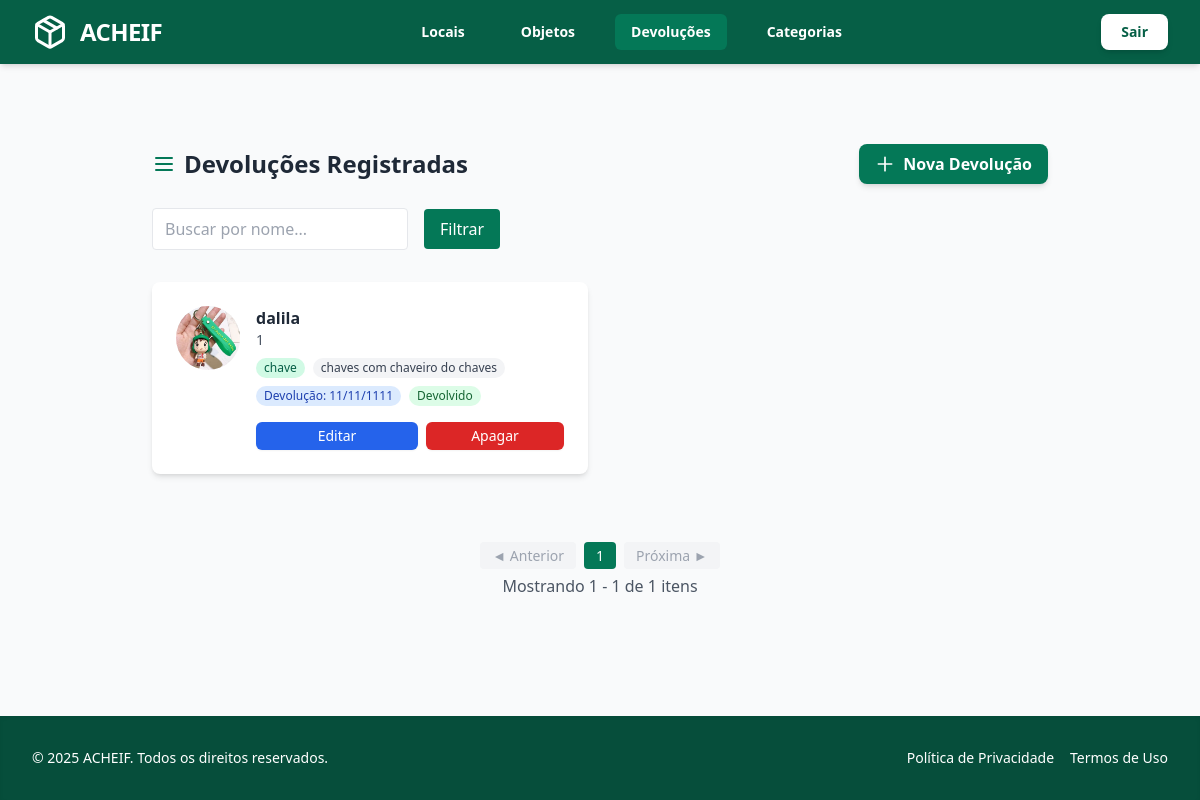
The page /devolucao/ on the database as committed earlier.
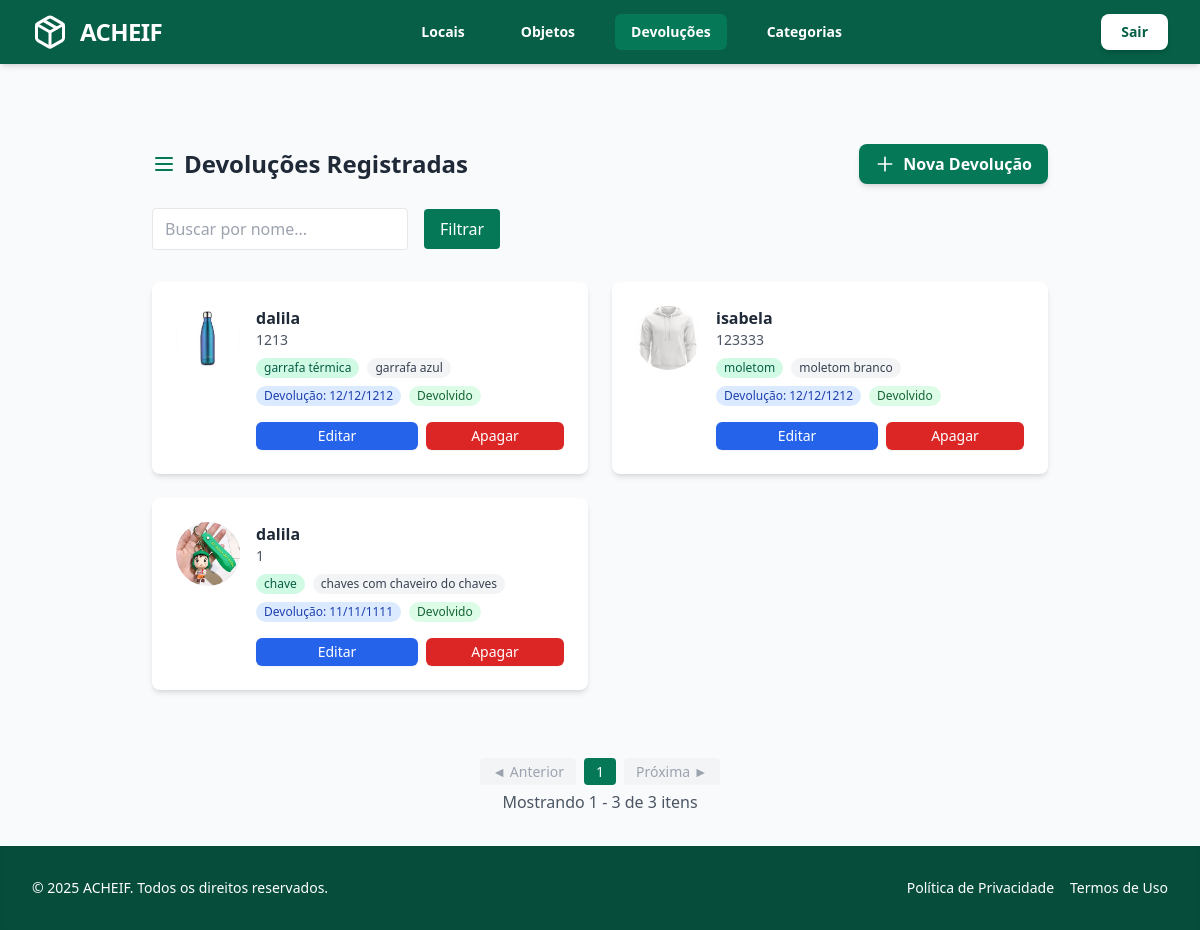
The same page on the database as committed later.
### objetos/models.py (models this page shows, shortened)
class Devolucao(models.Model):
    objeto = models.OneToOneField( Objeto, on_delete=models.CASCADE, related_name="devolucao" )
    nome_resgate = models.CharField(max_length=100)
    cpf_resgate = models.CharField(max_length=14)
    data_devolucao = models.DateField()

class Objeto(models.Model):
    STATUS_CHOICES = [
        ('aguardando', 'Aguardando Devolução'),
        ('devolvido', 'Devolvido'),
    ]
    tipo = models.CharField(max_length=100)
    descricao = models.TextField()
    foto = models.ImageField(upload_to='objetos_fotos/', null=True, blank=True)  # novo campo
    data_achado = models.DateField()
    local_achado = models.CharField(max_length=100)
    categoria = models.ForeignKey(
        Categoria, on_delete=models.SET_NULL, null=True, blank=True, related_name="objetos"
    )
    status = models.CharField(max_length=20, choices=STATUS_CHOICES, default='aguardando')

### objetos/views.py (the view)
# urls.py: path('devolucao/', views.listar_devolucao, name='listar_devolucao'),
def listar_devolucao(request):
    devolucoes = Devolucao.objects.select_related('objeto').all().order_by('-data_devolucao')
    busca = request.GET.get('busca', '')
    status = request.GET.get('status', '')
    if busca:
        devolucoes = devolucoes.filter(nome_resgate__icontains=busca)
    if status:
        if status == 'pendente':
            devolucoes = devolucoes.filter(objeto__status='aguardando')
        elif status == 'devolvido':
            devolucoes = devolucoes.filter(objeto__status='devolvido')
    paginator = Paginator(devolucoes, 10)  # 9 por página
    page_number = request.GET.get('page')
    page_obj = paginator.get_page(page_number)
    return render(request, 'objetos/devolucao/listar_devolucao.html', {
        'devolucoes': page_obj,  # aqui devolucoes = page_obj
        'page_obj': page_obj,
        'busca': busca,
        'status': status,
    })

### objetos/templates/objetos/devolucao/listar_devolucao.html (shortened to what this page needs)
{% extends 'base.html' %}
{% load widget_tweaks %}
{% block active_devolucoes %}bg-emerald-700 text-white{% endblock %}
{% block content %}
<div class="max-w-7xl mx-auto px-4 sm:px-6 lg:px-8 py-12">
    <div class="flex justify-between items-center mb-6">
        <h1 class="text-2xl font-bold text-gray-800 flex items-center gap-2">
            <svg xmlns="http://www.w3.org/2000/svg" class="h-6 w-6 text-emerald-700" fill="none" viewBox="0 0 24 24" stroke="currentColor">
              <path stroke-linecap="round" stroke-linejoin="round" stroke-width="2" d="M4 6h16M4 12h16M4 18h16"/>
            </svg>
            Devoluções Registradas
        </h1>
        <a href="{% url 'objetos:criar_devolucao' %}"
           class="inline-flex items-center gap-2 bg-emerald-700 hover:bg-emerald-800 text-white px-4 py-2 rounded-lg shadow-md transition font-semibold">
           <svg xmlns="http://www.w3.org/2000/svg" class="h-5 w-5" fill="none" viewBox="0 0 24 24" stroke="currentColor">
             <path stroke-linecap="round" stroke-linejoin="round" stroke-width="2" d="M12 4v16m8-8H4"/>
           </svg>
           Nova Devolução
        </a>
    </div>
    <form method="GET" class="flex flex-wrap gap-4 mb-8 items-center">
        <input type="text" name="busca" placeholder="Buscar por nome..."
               value="{{ busca }}"
               class="border rounded px-3 py-2 w-64 focus:ring-2 focus:ring-emerald-500 focus:outline-none">
        <button type="submit"
            class="bg-emerald-700 text-white px-4 py-2 rounded hover:bg-emerald-800 transition">
            Filtrar
        </button>
    </form>
    <div class="grid grid-cols-1 md:grid-cols-2 gap-6">
        {% for dev in devolucoes %}
        <div class="bg-white rounded-lg shadow-md hover:shadow-lg transition p-6 flex gap-4">
            <div class="w-16 h-16 rounded-full overflow-hidden flex-shrink-0 bg-gray-100 flex items-center justify-center">
                {% if dev.objeto.foto %}
                    <img src="{{ dev.objeto.foto.url }}" alt="Foto de {{ dev.objeto.tipo }}" class="w-full h-full object-cover">
                {% else %}
                    <span class="text-gray-400 text-xs">Sem foto</span>
                {% endif %}
            </div>
            <div class="flex-1 flex flex-col justify-between">
                <div>
                    <h3 class="text-md font-semibold text-gray-800">{{ dev.nome_resgate }}</h3>
                    <p class="text-sm text-gray-600">{{ dev.cpf_resgate }}</p>
                    <div class="mt-2 flex flex-wrap gap-2 text-xs text-gray-700">
                        <span class="bg-emerald-100 text-emerald-800 px-2 py-0.5 rounded-full">{{ dev.objeto.tipo }}</span>
                        <span class="bg-gray-100 px-2 py-0.5 rounded-full">{{ dev.objeto.descricao|truncatechars:50 }}</span>
                        <span class="bg-blue-100 text-blue-800 px-2 py-0.5 rounded-full">Devolução: {{ dev.data_devolucao|date:"d/m/Y" }}</span>
                        {% if dev.objeto.status == 'devolvido' %}
                            <span class="bg-green-100 text-green-800 px-2 py-0.5 rounded-full">Devolvido</span>
                        {% else %}
                            <span class="bg-yellow-100 text-yellow-800 px-2 py-0.5 rounded-full">Pendente</span>
                        {% endif %}
                    </div>
                </div>
                <div class="mt-4 flex gap-2">
                    <a href="{% url 'objetos:editar_devolucao' dev.id %}"
                       class="flex-1 bg-blue-600 hover:bg-blue-700 text-white px-3 py-1 rounded-md shadow-sm text-sm transition text-center">
                        Editar
                    </a>
                    <form method="post" action="{% url 'objetos:apagar_devolucao' dev.id %}" class="flex-1">
                        <button type="submit"
                                class="w-full bg-red-600 hover:bg-red-700 text-white px-3 py-1 rounded-md shadow-sm text-sm transition"
                                onclick="return confirm('Tem certeza que deseja apagar esta devolução?');">
                            Apagar
                        </button>
                    </form>
                </div>
            </div>
        </div>
        {% empty %}
        <p class="col-span-full text-center text-gray-500 mt-10">Nenhuma devolução registrada.</p>
        {% endfor %}
    </div>
</div>
    {% include "includes/pagination.html" with page_obj=page_obj categoria_id=categoria_id local_achado=local_achado %}
{% endblock %}

### templates/base.html (shortened to what this page needs)
{% load static %}
<!DOCTYPE html>
<html lang="pt-BR">
<head>
    <script src="https://cdn.tailwindcss.com"></script>
    <link rel="stylesheet" href="{% static 'css/style.css' %}">
</head>
<body class="min-h-screen flex flex-col bg-gray-50 font-sans">
    <header class="bg-emerald-800 text-white shadow-md sticky top-0 z-50">
        <div class="max-w-7xl mx-auto px-4 sm:px-6 lg:px-8">
            <div class="flex items-center justify-between h-16">
                <a href="{% url 'objetos:dashboard' %}" class="flex items-center gap-3 hover:opacity-90 transition">
                    <h1 class="text-2xl font-extrabold tracking-tight text-white">ACHEIF</h1>
                </a>
                <nav class="hidden md:flex items-center space-x-6">
                    <a href="{% url 'objetos:listar_locais' %}"
                       class="px-4 py-2 rounded-md text-sm font-semibold {% block active_locais %}{% endblock %} hover:bg-emerald-700 hover:text-white transition">Locais</a>
                    <a href="{% url 'objetos:listar_objetos' %}"
                       class="px-4 py-2 rounded-md text-sm font-semibold {% block active_objetos %}{% endblock %} hover:bg-emerald-700 hover:text-white transition">Objetos</a>
                    <a href="{% url 'objetos:listar_devolucao' %}"
                       class="px-4 py-2 rounded-md text-sm font-semibold {% block active_devolucoes %}{% endblock %} hover:bg-emerald-700 hover:text-white transition">Devoluções</a>
                    <a href="{% url 'objetos:listar_categorias' %}"
                       class="px-4 py-2 rounded-md text-sm font-semibold {% block active_categorias %}{% endblock %} hover:bg-emerald-700 hover:text-white transition">Categorias</a>
                </nav>
                <form method="post" action="{% url 'logout' %}">
                    <button type="submit" class="bg-white text-emerald-800 font-bold px-5 py-2 rounded-lg shadow-md hover:bg-gray-100 transition text-sm">
                        Sair
                    </button>
                </form>
            </div>
        </div>
    </header>
    <main class="flex-1 container mx-auto px-4 sm:px-6 lg:px-8 py-8">
        {% block content %}{% endblock %}
    </main>
    <footer class="bg-emerald-900 text-white py-8 mt-auto shadow-inner">
        <div class="max-w-7xl mx-auto px-4 sm:px-6 lg:px-8 flex flex-col md:flex-row justify-between items-center gap-4">
            <p class="text-sm">&copy; {% now "Y" %} ACHEIF. Todos os direitos reservados.</p>
            <div class="flex gap-4">
                <a href="#" class="hover:text-gray-300 transition text-sm font-medium">Política de Privacidade</a>
                <a href="#" class="hover:text-gray-300 transition text-sm font-medium">Termos de Uso</a>
            </div>
        </div>
    </footer>
</body>
</html>

### templates/includes/pagination.html (shortened to what this page needs)
<nav class="mt-6">
    <ul class="flex space-x-2 justify-center items-center text-sm">
        <li>
            {% if page_obj.has_previous %}
                <a href="?{% if cleaned_query %}{{ cleaned_query }}&{% endif %}page={{ page_obj.previous_page_number }}"
                   class="px-3 py-1 bg-gray-200 hover:bg-gray-300 rounded">
                    ◄ Anterior
                </a>
            {% else %}
                <span class="px-3 py-1 bg-gray-100 text-gray-400 rounded cursor-not-allowed">
                    ◄ Anterior
                </span>
            {% endif %}
        </li>
        {% for num in page_obj.paginator.page_range %}
        <li>
            <a href="?{% if cleaned_query %}{{ cleaned_query }}&{% endif %}page={{ num }}"
               class="px-3 py-1 rounded
               {% if page_obj.number == num %}
                    bg-emerald-700 text-white
               {% else %}
                    bg-gray-200 hover:bg-gray-300
               {% endif %}">
                {{ num }}
            </a>
        </li>
        {% endfor %}
        <li>
            {% if page_obj.has_next %}
                <a href="?{% if cleaned_query %}{{ cleaned_query }}&{% endif %}page={{ page_obj.next_page_number }}"
                   class="px-3 py-1 bg-gray-200 hover:bg-gray-300 rounded">
                    Próxima ►
                </a>
            {% else %}
                <span class="px-3 py-1 bg-gray-100 text-gray-400 rounded cursor-not-allowed">
                    Próxima ►
                </span>
            {% endif %}
        </li>
    </ul>
    <p class="text-center text-gray-600 mt-2">
        Mostrando {{ page_obj.start_index }} - {{ page_obj.end_index }}
        de {{ page_obj.paginator.count }} itens
    </p>
</nav>

### objetos/templates/objetos/static/style.css (style rules this page uses)
body { font-family: system-ui, -apple-system, BlinkMacSystemFont, "Segoe UI", Roboto, sans-serif; background-color: #f9fafb; }
header nav a { transition: 0.2s ease-in-out; font-weight: 500; }

Rows that differ between the two databases and show on the page:
added Devolucao: objeto.foto (picture), nome_resgate "dalila", cpf_resgate "1213", objeto.tipo "garrafa térmica", objeto.descricao "garrafa azul", data_devolucao "12/12/1212", shows "Devolvido"
added Devolucao: objeto.foto (picture), nome_resgate "isabela", cpf_resgate "123333", objeto.tipo "moletom", objeto.descricao "moletom branco", data_devolucao "12/12/1212", shows "Devolvido"
Other text that changed with them:
{{ page_obj.end_index }}: "1" → "3"
{{ page_obj.paginator.count }}: "1" → "3"
